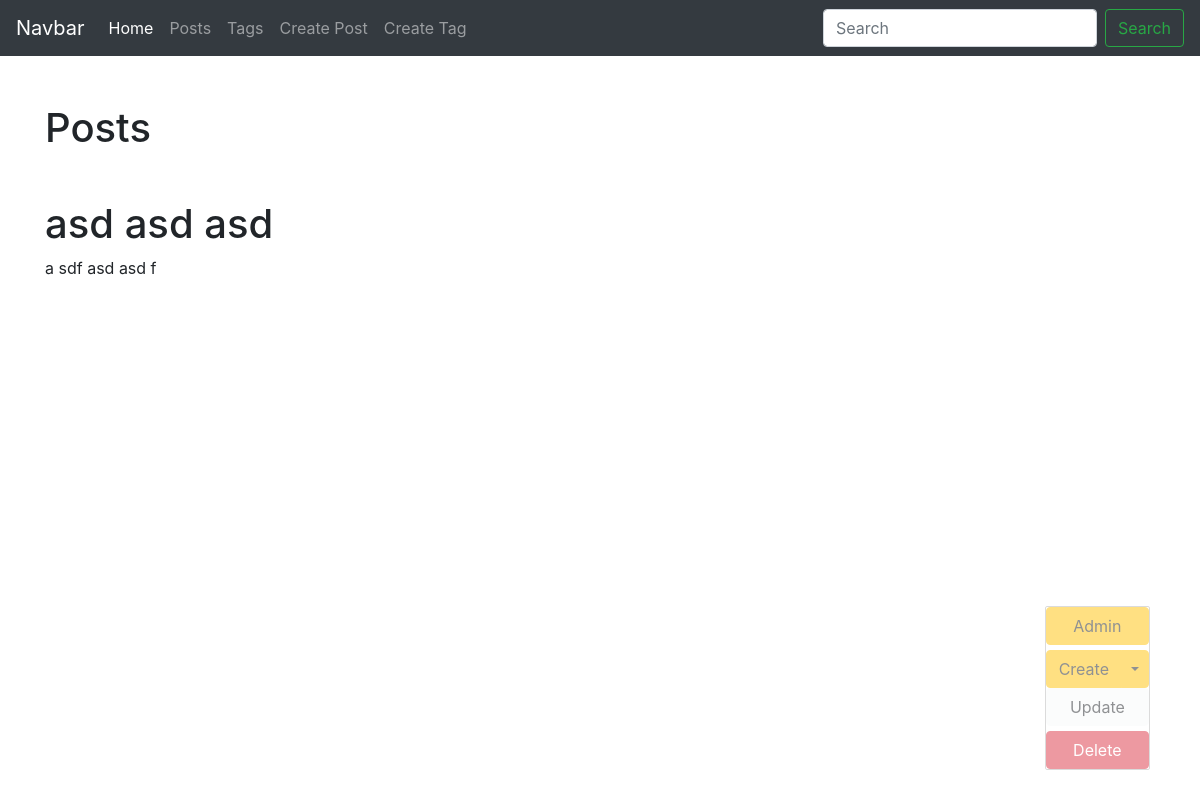
Page /blog/post/f-asdf-asdf-fas-df-15496136644631/ (signed in) on the earlier database version.
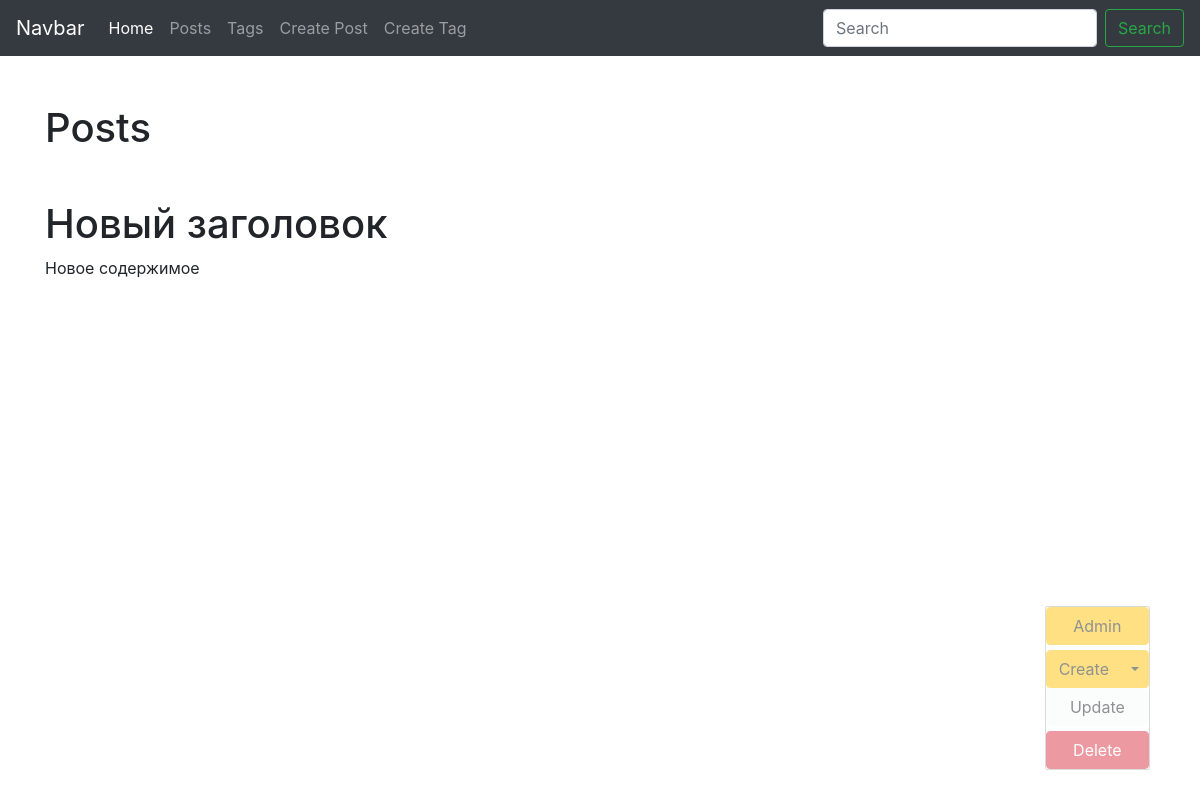
Same page on the later database version.
### blog/models.py (models this page shows, shortened)
class Post(models.Model):
    title = models.CharField(max_length=150, db_index=True)
    slug = models.CharField(max_length=150, unique=True)
    body = models.TextField(blank=True, db_index=True)
    date_pub = models.DateTimeField(auto_now_add=True)
    tags = models.ManyToManyField('Tag', blank=True, related_name='posts')
    def get_update_url(self):
        return reverse('blog_post_update', kwargs={'slug': self.slug})
    def get_delete_url(self):
        return reverse('blog_post_delete', kwargs={'slug': self.slug})

### blog/views.py (the view)
# urls.py: path('post/<str:slug>/', PostDetail.as_view(), name='blog_post_detail'),
class PostDetail(ObjectDetailMixin, View):
    model = Post
    template = 'blog/post_detail.html'

### blog/utils.py (called while the page is built)
    def get(self, request, slug):
        obj = get_object_or_404(self.model, slug__iexact=slug)
        return render(request, self.template, context={
            self.model.__name__.lower(): obj,
            'detail': True,
            'admin_object': obj
        })

### blog/templates/blog/post_detail.html (shortened to what this page needs)
{% extends 'blog/base.html' %}
{% block content %}
    <h1 class="mt-5">{{ post.title }}</h1>
    <p>
        {{ post.body }}
    </p>
{% endblock %}

Differences in the rows shown:
changed Post: title "asd asd asd" → "Новый заголовок"; body "a sdf asd asd f" → "Новое содержимое"
